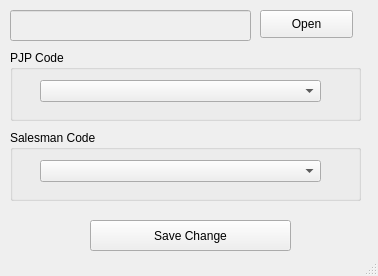
<?xml version="1.0" encoding="UTF-8"?>
<ui version="4.0">
 <class>MainWindow</class>
 <widget class="QMainWindow" name="MainWindow">
  <property name="geometry">
   <rect>
    <x>0</x>
    <y>0</y>
    <width>378</width>
    <height>276</height>
   </rect>
  </property>
  <property name="windowTitle">
   <string>MainWindow</string>
  </property>
  <widget class="QWidget" name="centralwidget">
   <widget class="QPushButton" name="btOpen">
    <property name="geometry">
     <rect>
      <x>260</x>
      <y>10</y>
      <width>93</width>
      <height>28</height>
     </rect>
    </property>
    <property name="text">
     <string>Open</string>
    </property>
   </widget>
   <widget class="QLineEdit" name="edFile">
    <property name="enabled">
     <bool>false</bool>
    </property>
    <property name="geometry">
     <rect>
      <x>10</x>
      <y>10</y>
      <width>241</width>
      <height>31</height>
     </rect>
    </property>
   </widget>
   <widget class="QGroupBox" name="gbPJP">
    <property name="geometry">
     <rect>
      <x>10</x>
      <y>50</y>
      <width>351</width>
      <height>71</height>
     </rect>
    </property>
    <property name="title">
     <string>PJP Code</string>
    </property>
    <widget class="QComboBox" name="cbPJP">
     <property name="geometry">
      <rect>
       <x>30</x>
       <y>30</y>
       <width>281</width>
       <height>22</height>
      </rect>
     </property>
     <property name="currentText">
      <string/>
     </property>
    </widget>
   </widget>
   <widget class="QGroupBox" name="gbSales">
    <property name="geometry">
     <rect>
      <x>10</x>
      <y>130</y>
      <width>351</width>
      <height>71</height>
     </rect>
    </property>
    <property name="title">
     <string>Salesman Code</string>
    </property>
    <widget class="QComboBox" name="cbSales">
     <property name="geometry">
      <rect>
       <x>30</x>
       <y>30</y>
       <width>281</width>
       <height>22</height>
      </rect>
     </property>
    </widget>
   </widget>
   <widget class="QPushButton" name="btSave">
    <property name="geometry">
     <rect>
      <x>90</x>
      <y>220</y>
      <width>201</width>
      <height>31</height>
     </rect>
    </property>
    <property name="text">
     <string>Save Change</string>
    </property>
   </widget>
  </widget>
  <widget class="QMenuBar" name="menubar">
   <property name="geometry">
    <rect>
     <x>0</x>
     <y>0</y>
     <width>378</width>
     <height>26</height>
    </rect>
   </property>
  </widget>
  <widget class="QStatusBar" name="statusbar"/>
 </widget>
 <resources/>
 <connections/>
</ui>
